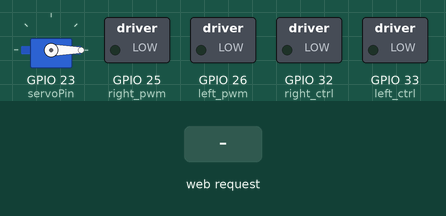
This sketch was run on a simulated ESP32. Parts: servo, switched loads named in the sketch (green lamp = pin HIGH). Inputs (shaded band) come from the test bench. WiFi joins after 1.5 s; servers stay silent unless stated; what the sketch prints to the serial monitor is not drawn.

Above: at 3.0 s.
3.1 s: HTTP request GET /btn/F received
At 3.5 s:
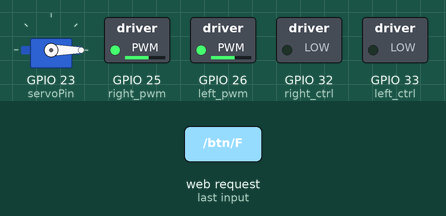
4.6 s: HTTP request GET /btn/B received
At 5.8 s:
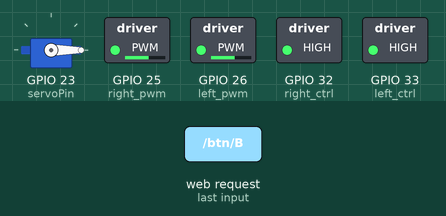
6.1 s: HTTP request GET /btn/L received
At 7.0 s:
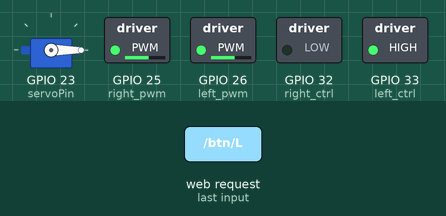
7.6 s: HTTP request GET /btn/R received
At 8.1 s:
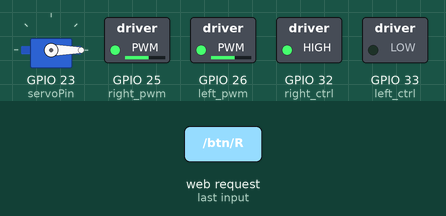
9.1 s: HTTP request GET /btn/p received
At 10.3 s:
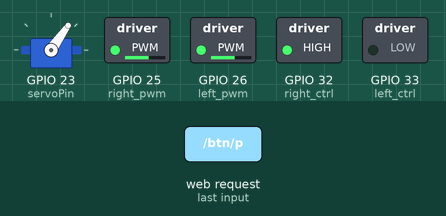
10.6 s: HTTP request GET /btn/S received
At 11.6 s:
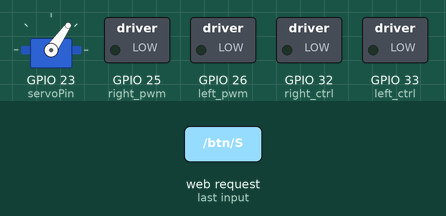
Timing chart, 0 to 13.1 s (numbered marks = the images above; inputs shaded):
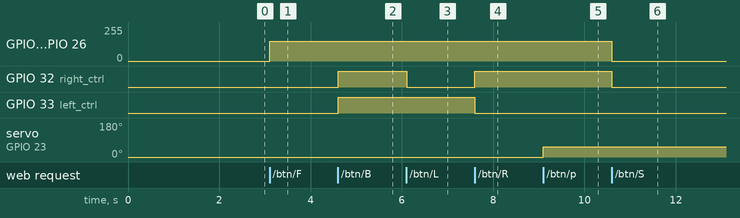

The sketch:

catapult_robot.ino
```cpp
#include <WiFi.h>
#include <ESPmDNS.h>
#include <WiFiClient.h>

#include <ESP32Servo.h>
//电机
#define left_ctrl  33  //左电机的方向控制引脚 gpio33
#define left_pwm  26   //左电机的PWM控制引脚 gpio26
#define right_ctrl  32 //右电机的方向控制引脚 gpio32
#define right_pwm  25  //右电机的PWM控制引脚 gpio25

/*替换为您的网络凭据（输入您的SSID和密码）*/
const char* ssid = "REPLACE_WITH_YOUR_SSID"; //此处输入SSID
const char* password = "REPLACE_WITH_YOUR_PASSWORD"; //此处输入密码
// 端口80的TCP服务器将响应HTTP请求
WiFiServer server(80);

//舵机
const int servoPin = 23;//设置舵机引脚为gpio23
Servo myservo;  // 创建舵机对象来控制舵机

void setup(void)
{
    Serial.begin(115200);
    pinMode(left_ctrl,OUTPUT); //将左电机控制引脚设置为OUTPUT
    ledcAttach(left_pwm, 1200, 8); //设置left_pwm引脚的频率为1200，PWM分辨率为8，占空比为256。
    pinMode(right_ctrl,OUTPUT);//设置右侧电机方向控制引脚为OUTPUT
    ledcAttach(right_pwm, 1200, 8); //设置right_pwm引脚的频率为1200，PWM分辨率为8，占空比为256。

    myservo.setPeriodHertz(50);           // 标准50赫兹舵机
    myservo.attach(servoPin, 500, 2500);  // 将servoPin上的舵机附加到舵机对象上
    myservo.write(0);  // 舵机的初始角度设置为0°
    delay(300);

    // 连接WiFi网络
    WiFi.begin(ssid, password);
    Serial.println("");

    // 等待连接
    while (WiFi.status() != WL_CONNECTED) {
        delay(500);
        Serial.print(".");
    }
    Serial.println("");
    Serial.print("Connected to ");
    Serial.println(ssid);
    Serial.print("IP address: ");
    Serial.println(WiFi.localIP());

    // 设置mDNS响应器：
    // - 在本例中，第一个参数是域名
    //   全限定域名是“esp32.local”
    // - 第二个参数是要发布的IP地址
    //   我们通过WiFi网络发送我们的IP地址
    if (!MDNS.begin("esp32")) {
        Serial.println("Error setting up MDNS responder!");
        while(1) {
            delay(1000);
        }
    }
    Serial.println("mDNS responder started");

    // 启动TCP （HTTP）服务器
    server.begin();
    Serial.println("TCP server started");

    // 向mmds - sd添加业务
    MDNS.addService("http", "tcp", 80);
}

void loop(void)
{
    // 检查客户端是否已连接
    WiFiClient client = server.available();
    if (!client) {
        return;
    }
    //Serial.println("");
    //Serial.println("New client");

    // 等待来自客户端的数据变为可用
    while(client.connected() && !client.available()){
        delay(1);
    }

    // 读取HTTP请求的第一行
    String req = client.readStringUntil('\r');
    //Serial.println(req);
    // HTTP请求的第一行看起来像“GET /path HTTP/1.1”
    // 通过查找空格来检索“/path”部分
    int addr_start = req.indexOf(' ');
    int addr_end = req.indexOf(' ', addr_start + 1);
    if (addr_start == -1 || addr_end == -1) {
        //Serial.print("Invalid request: ");
        //Serial.println(req);
        return;
    }
    req = req.substring(addr_start + 1, addr_end);
    //Serial.print("Request: ");
    Serial.println(req);
    String s;
    if (req == "/")
    {
        IPAddress ip = WiFi.localIP();
        String ipStr = String(ip[0]) + '.' + String(ip[1]) + '.' + String(ip[2]) + '.' + String(ip[3]);
        s = "HTTP/1.1 200 OK\r\nContent-Type: text/html\r\n\r\n<!DOCTYPE HTML>\r\n<html>Hello from ESP32 at ";
        s += ipStr;
        s += "</html>\r\n\r\n";
        Serial.println("Sending 200");
        client.println(WiFi.localIP());
    }
    else if(req == "/btn/F")
    {
      digitalWrite(left_ctrl,LOW); //将左电机方向控制引脚设为LOW。
      ledcWrite(left_pwm, 150); //左电机输出PWM 150
      digitalWrite(right_ctrl,LOW); //将右电机的控制引脚设置为LOW。
      ledcWrite(right_pwm, 150); //右电机输出PWM 150
    }
    else if(req == "/btn/B")
    {
      digitalWrite(left_ctrl, HIGH);
      ledcWrite(left_pwm, 150);
      digitalWrite(right_ctrl, HIGH);
      ledcWrite(right_pwm, 150);
    }
    else if(req == "/btn/L")
    {
      digitalWrite(left_ctrl,HIGH);
      ledcWrite(left_pwm, 150);
      digitalWrite(right_ctrl,LOW);
      ledcWrite(right_pwm, 150);
    }
    else if(req == "/btn/R")
    {
      digitalWrite(left_ctrl,LOW);
      ledcWrite(left_pwm, 150);
      digitalWrite(right_ctrl,HIGH);
      ledcWrite(right_pwm, 150);
    }
    else if(req == "/btn/S")
    {
      digitalWrite(left_ctrl,LOW);
      ledcWrite(left_pwm, 0);
      digitalWrite(right_ctrl,LOW);
      ledcWrite(right_pwm, 0);
    }
    else if(req == "/btn/p")
    {
      Serial.write('p');
      myservo.write(55);
      delay(200);
    }
    else if(req == "/btn/q")
    {
      Serial.write('q');
      client.println("q");
    }
    else if(req == "/btn/x")
    {
      myservo.write(0);
      delay(200);
    }
}
```

Measured:
- after the input at 3.1 s, GPIO 25 (right_pwm), GPIO 26 (left_pwm): 0/255 → 149/255 at once
- after the input at 4.6 s, GPIO 32 (right_ctrl), GPIO 33 (left_ctrl): LOW → HIGH at once
- after the input at 6.1 s, GPIO 32 (right_ctrl): HIGH → LOW at once
- after the input at 7.6 s, GPIO 32 (right_ctrl): LOW → HIGH at once; GPIO 33 (left_ctrl): HIGH → LOW at once
- after the input at 9.1 s, servo on GPIO 23 (servoPin): 0° → 55° at once
- after the input at 10.6 s, GPIO 25 (right_pwm), GPIO 26 (left_pwm): 149/255 → 0/255 at once; GPIO 32 (right_ctrl): HIGH → LOW at once
